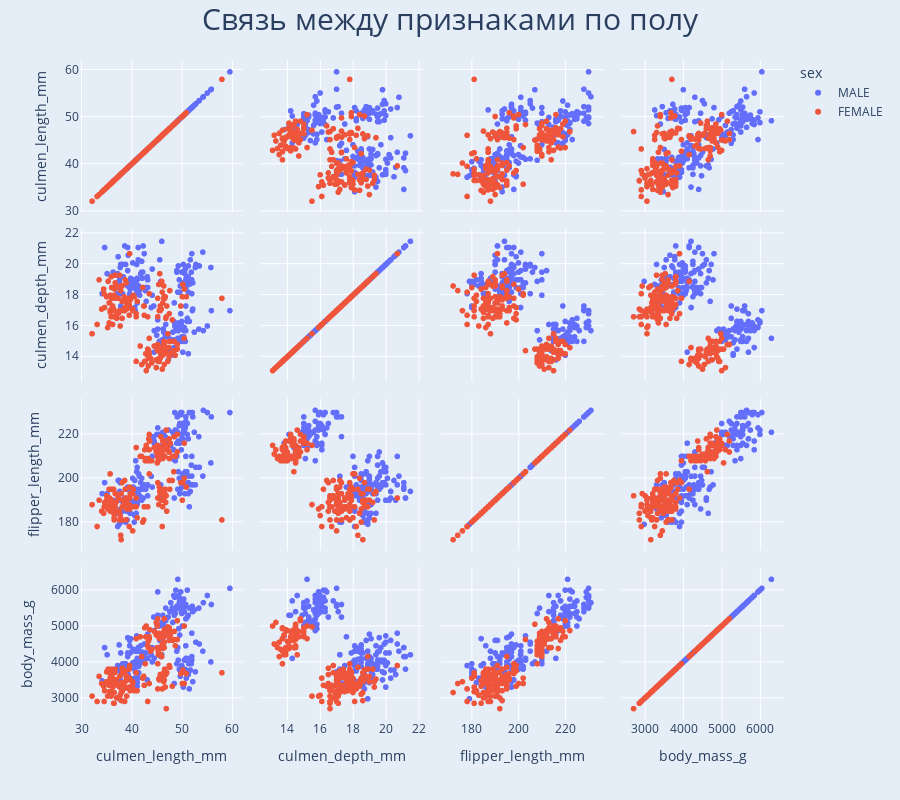

Notebook code for this chart:
### Code cell
fig = px.scatter_matrix(penguin, 
                        dimensions=["culmen_length_mm", "culmen_depth_mm", "flipper_length_mm", "body_mass_g"], 
                        color="sex")

fig.update_layout(template="plotly", height=800)

fig.update(
    layout_title_text="Связь между признаками по полу",
    layout_title_font_size=30,
    layout_title_x=0.5,
    layout_paper_bgcolor='rgb(229, 237, 247)',
    layout_plot_bgcolor='rgb(229, 237, 247)',
)
fig.show()

### Figure 1 — Plotly figure (JSON) as saved in the notebook; plotly's stock layout.template omitted (floating-point values rounded to 4 significant figures; data arrays with more than 128 entries replaced by an {"elided": "..."} marker saying what was removed)
{"data": [{"dimensions": [{"axis": {"matches": true}, "label": "culmen_length_mm", "values": {"elided": "179 float values"}}, {"axis": {"matches": true}, "label": "culmen_depth_mm", "values": {"elided": "179 float values"}}, {"axis": {"matches": true}, "label": "flipper_length_mm", "values": {"elided": "179 float values"}}, {"axis": {"matches": true}, "label": "body_mass_g", "values": {"elided": "179 float values"}}], "hovertemplate": "sex=MALE<br>%{xaxis.title.text}=%{x}<br>%{yaxis.title.text}=%{y}<extra></extra>", "legendgroup": "MALE", "marker": {"color": "#636efa", "symbol": "circle"}, "name": "MALE", "showlegend": true, "type": "splom"}, {"dimensions": [{"axis": {"matches": true}, "label": "culmen_length_mm", "values": {"elided": "165 float values"}}, {"axis": {"matches": true}, "label": "culmen_depth_mm", "values": {"elided": "165 float values"}}, {"axis": {"matches": true}, "label": "flipper_length_mm", "values": {"elided": "165 int values"}}, {"axis": {"matches": true}, "label": "body_mass_g", "values": {"elided": "165 int values"}}], "hovertemplate": "sex=FEMALE<br>%{xaxis.title.text}=%{x}<br>%{yaxis.title.text}=%{y}<extra></extra>", "legendgroup": "FEMALE", "marker": {"color": "#EF553B", "symbol": "circle"}, "name": "FEMALE", "showlegend": true, "type": "splom"}], "layout": {"dragmode": "select", "height": 800, "legend": {"title": {"text": "sex"}, "tracegroupgap": 0}, "margin": {"t": 60}, "paper_bgcolor": "rgb(229, 237, 247)", "plot_bgcolor": "rgb(229, 237, 247)", "title": {"font": {"size": 30}, "text": "Связь между признаками по полу", "x": 0.5}}}
